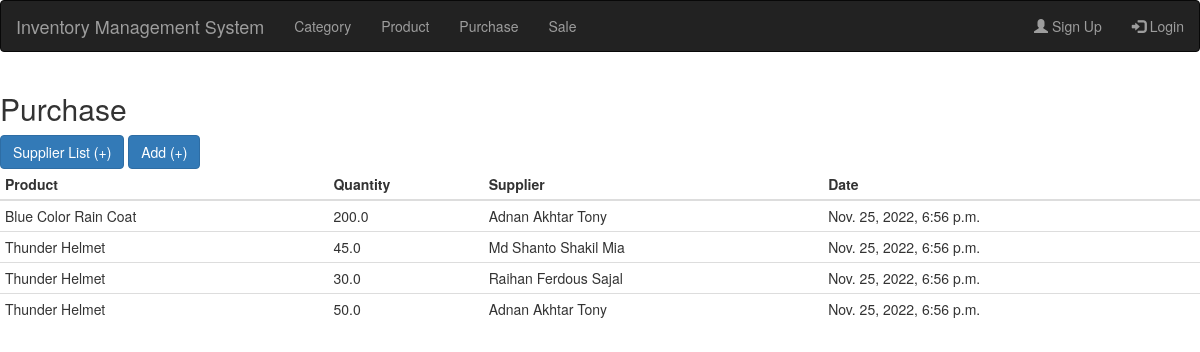
The app's page /inventory/purchase, older data.
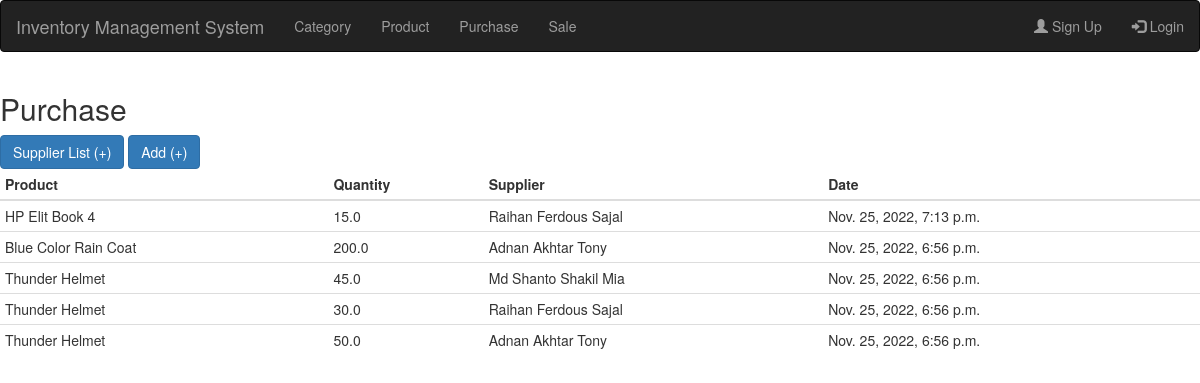
The same page, newer data.
### ims_inventory/models.py (models this page shows, shortened)
class Purchase(models.Model):
    quantity = models.FloatField(default=0.0, blank=False, null=False)
    product = models.ForeignKey('ims_product.Product', on_delete=models.CASCADE)
    supplier = models.ForeignKey('ims_user.Supplier', on_delete=models.CASCADE)
    added_date_time = models.DateTimeField(auto_now_add=True)

### ims_product/models.py (models this page shows)
class Product(models.Model):
    name = models.CharField(max_length=200, null=False, blank=False)
    image = models.ImageField(upload_to='product', null=True, blank=True)
    category = models.ForeignKey(Category, on_delete=models.CASCADE)
    is_deleted = models.BooleanField(default=False)
    added_date_time = models.DateTimeField(auto_now_add=True)
    def __str__(self):
        return self.name

### ims_user/models.py (models this page shows)
class Supplier(models.Model):
    name = models.CharField(max_length=200, blank=False, null=False)
    address = models.TextField(blank=True, null=True)
    email = models.EmailField(blank=True, null=True)
    cell = models.CharField(max_length=500, null=True, blank=True)
    is_deleted = models.BooleanField(default=False)
    added_date_time = models.DateTimeField(auto_now_add=True)
    def __str__(self):
        return self.name

### ims_inventory/views.py (the view)
# urls.py: path('purchase', views.purchase_list, name='purchase_list'),
def purchase_list(request):
    purchases = Purchase.objects.all().order_by('-id')
    context = {
        'purchases': purchases,
    }
    return render(request, 'purchase_list.html', context)

### templates/purchase_list.html
{% load static %}
{% include 'base.html' %}
{% block body %}
<h2>Purchase</h2>
<a class="btn btn-primary" href="{% url 'supplier_list' %}">Supplier List (+)</a>
<a class="btn btn-primary" href="{% url 'purchase_add' %}">Add (+)</a>
<table class="table table-condensed">
    <thead>
        <tr>
            <th>Product</th>
            <th>Quantity</th>
            <th>Supplier</th>
            <th>Date</th>
        </tr>
    </thead>
    <tbody>
        {% for purchase in purchases %}
        <tr>
            <td>{{ purchase.product }}</td>
            <td>{{ purchase.quantity }}</td>
            <td>{{ purchase.supplier }}</td>
            <td>{{ purchase.added_date_time }}</td>
        </tr>
        {% endfor %}
    </tbody>
</table>
{% endblock %}

Row changes from the older to the newer data that the page shows:
added Purchase: product "HP Elit Book 4", quantity "15.0", supplier "Raihan Ferdous Sajal", added_date_time "Nov. 25, 2022, 7:13 p.m."
